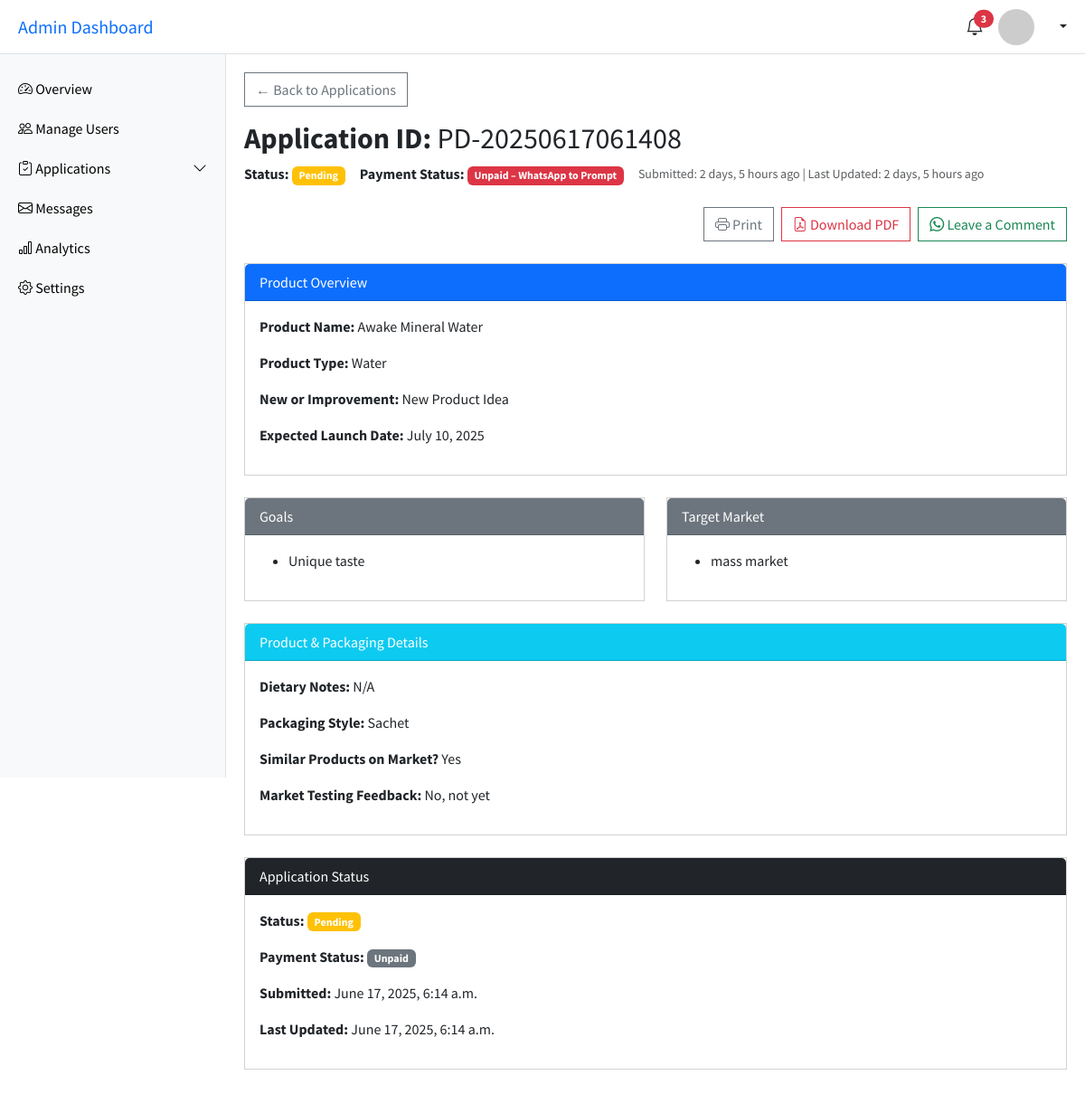
The app's page /dashboard/admin/product-development/application-details/10/ with its own data.
### services/models.py (models this page shows, shortened)
class ProductIntake(models.Model):
    PRODUCT_TYPE_CHOICES = [
        ('new', 'New Product Idea'),
        ('improvement', 'Improvement of Existing Product'),
    ]
    GOALS_CHOICES = [
        ('shelf_life', 'Longer shelf life'),
        ('unique_taste', 'Unique taste'),
        ('healthier', 'Healthier version'),
        ('cost_reduction', 'Cost reduction'),
        ('novel_format', 'Novel format (e.g., instant, ready-to-eat)'),
        ('other', 'Other'),
    ]
    TARGET_MARKET_CHOICES = [
        ('children', 'Children'),
        ('adults', 'Adults'),
        ('vegans', 'Vegans'),
        ('fitness', 'Fitness enthusiasts'),
        ('diabetics', 'Diabetics'),
        ('mass_market', 'Mass market'),
        ('other', 'Other'),
    ]
    PACKAGING_CHOICES = [
        ('sachet', 'Sachet'),
        ('jar', 'Jar/Bottle'),
        ('box', 'Box'),
        ('pouch', 'Stand-up pouch'),
        ('custom', 'Custom'),
    ]
    MARKET_TESTING_CHOICES = [
        ('good', 'Yes, with good results'),
        ('need_more', 'Yes, but need more data'),
        ('not_yet', 'No, not yet'),
        ('planning', 'Planning to do so'),
    ]
    STATUS_CHOICES = [
        ('pending', 'Pending'),
        ('in_review', 'In Review'),
        ('completed_documentation', 'Completed Documentation'),
        ('approved', 'Approved'),
        ('rejected', 'Rejected'),
    ]
    PAYMENT_CHOICES = [
        ('paid', 'Paid'),
        ('unpaid', 'Unpaid'),
    ]
    user = models.ForeignKey(CustomUser, on_delete=models.CASCADE, related_name='product_development')
    product_name = models.CharField(max_length=100, verbose_name='Product Name')
    custom_id = models.CharField(max_length=30, unique=True, blank=True)
    type_of_product = models.CharField(max_length=200, verbose_name='Type of Product')
    is_new_or_improvement = models.CharField(max_length=20, choices=PRODUCT_TYPE_CHOICES, verbose_name='Is this a New Idea or Improvement?')
    goals = models.JSONField(default=list, verbose_name='What is/are your goal(s) for the Product?')
    other_goal = models.CharField(max_length=200, blank=True, verbose_name='Other')
    ingredient_or_dietary_notes = models.TextField(blank=True, verbose_name='Do you have a Preferred Ingredient List or any Dietary Restrictions?')
    target_market = models.JSONField(default=list, verbose_name='Target Market')
    other_target_market = models.CharField(max_length=200, blank=True, verbose_name='Other')
    market_existence = models.CharField(max_length=20, choices=[('yes', 'Yes'), ('no', 'No'), ('not_sure', 'Not Sure')], verbose_name='Are there similar products already on the market?')
    packaging_style = models.JSONField(default=list, verbose_name='What Packaging Style are you envisioning?')
    custom_packaging = models.CharField(max_length=200, blank=True, verbose_name='Custom')
    expected_launch_date = models.DateField(verbose_name='Expected Launch Date')
    market_testing_feedback = models.CharField(max_length=20, choices=MARKET_TESTING_CHOICES, verbose_name='Have you done any Market Testing or Consumer Feedback?')
    application_status = models.CharField(max_length=30, choices=STATUS_CHOICES, verbose_name='Application Status', default='pending')
    payment_status = models.CharField(max_length=10, choices=PAYMENT_CHOICES, default='unpaid')
    submitted_at = models.DateTimeField(auto_now_add=True)
    updated_at = models.DateTimeField(auto_now=True)

### main/views.py (the view)
# urls.py: path('dashboard/admin/product-development/application-details/<int:pk>/', admin_pd_details, name='admin_pd_details'),
def admin_pd_details(request, pk):
    pd_app = get_object_or_404(ProductIntake, pk=pk)
    context = {
        'pd_app': pd_app,
        'GOAL_CHOICES': ProductIntake.GOALS_CHOICES,
        'TARGET_MARKET_CHOICES': ProductIntake.TARGET_MARKET_CHOICES,
        'PACKAGING_CHOICES': ProductIntake.PACKAGING_CHOICES,
        'MARKET_TESTING_CHOICES': ProductIntake.MARKET_TESTING_CHOICES,
    }
    return render(request, 'main/admin-pd-details.html', context)

### services/templatetags/display_tags.py (called while the page is built)
@register.filter
def label_from_choices(value, choices):
    return dict(choices).get(value, value)

### services/templatetags/status_tags.py (called while the page is built)
@register.filter
def status_badge_class(status):
    mapping = {
        'pending': 'warning',
        'in_review': 'primary',
        'completed_documentation': 'secondary',
        'approved': 'success',
        'rejected': 'danger',
    }
    return mapping.get(status.lower(), 'secondary')

@register.filter
def payment_badge_class(status):
    mapping = {
        'paid': 'success',
        'unpaid': 'danger',
    }
    return mapping.get(status.lower(), 'secondary')

### main/templates/main/admin-pd-details.html (shortened to what this page needs)
{% extends "main/admin-base.html" %}
{% load status_tags %}
{% load display_tags %}
{% load humanize %}
{% block content %}
<main class="main-content" id="mainContent">
    <a href="{% url 'admin_pd_home' %}" class="btn btn-outline-secondary mb-3">
      &larr; Back to Applications
    </a>
    <h2 class="mb-2">
      <strong>Application ID:</strong> {{ pd_app.custom_id }}
    </h2>
    <div class="d-flex flex-wrap align-items-center gap-3 mb-4">
      <div>
        <strong>Status:</strong>
        <span
          class="badge bg-{{ pd_app.application_status|status_badge_class }}"
        >
          {{ pd_app.get_application_status_display|title }}
        </span>
      </div>
      <div>
        <strong>Payment Status:</strong>
        {% if pd_app.payment_status == 'unpaid' %}
        <a
        href="https://wa.me/{{ pd_app.user.whatsapp_number|default:pd_app.user.phone_number }}?text=Hello%2C%20{{ pd_app.user.first_name }}.%20This%20is%20a%20reminder%20that%20payment%20for%20your%20product%20development%20application%20(ID%3A%20{{ pd_app.custom_id }})%20submitted%20to%20PFS%20{{ pd_app.submitted_at|naturaltime }}%20is%20still%20pending.%20Kindly%20make%20payment%20to%20proceed.%20Thank%20you."
        target="_blank"
        class="badge bg-danger text-decoration-none"
        >
        Unpaid – WhatsApp to Prompt
        </a>
        {% else %}
        <span class="badge bg-success">Paid</span>
        {% endif %}
      </div>
      <div class="text-muted small">
        Submitted: {{ pd_app.submitted_at|naturaltime }} | Last Updated: {{ pd_app.updated_at|naturaltime }}
      </div>
    </div>
    <div class="d-flex justify-content-end gap-2 mb-4 no-print">
        <button onclick="window.print()" class="btn btn-outline-secondary">
            <i class="bi bi-printer"></i> Print
        </button>
        <a href="{% url 'download_pd_pdf' pd_app.pk %}" class="btn btn-outline-danger">
            <i class="bi bi-file-earmark-pdf"></i> Download PDF
        </a>
        <a href="https://wa.me/{{ pd_app.user.whatsapp_number|default:pd_app.user.phone_number }}?text=Hello%2C%20{{ pd_app.user.first_name }}.%20My%20name%20is%20{{ request.user.first_name|default:request.user.username }}.%20I%20have%20a%20comment%20concerning%20your%20product%20development%20application%20(ID%3A%20{{ pd_app.custom_id }})%20submitted%20to%20PFS%20{{ pd_app.submitted_at|naturaltime }}."
  target="_blank" class="btn btn-outline-success">
            <i class="bi bi-whatsapp"></i> Leave a Comment
        </a>
    </div>
    <div class="card mb-4">
      <div class="card-header bg-primary text-white">Product Overview</div>
      <div class="card-body">
        <p><strong>Product Name:</strong> {{ pd_app.product_name }}</p>
        <p><strong>Product Type:</strong> {{ pd_app.type_of_product }}</p>
        <p>
          <strong>New or Improvement:</strong> {{ pd_app.get_is_new_or_improvement_display }}
        </p>
        <p>
          <strong>Expected Launch Date:</strong> {{ pd_app.expected_launch_date }}
        </p>
      </div>
    </div>
    <div class="row mb-4">
      <div class="col-md-6">
        <div class="card">
          <div class="card-header bg-secondary text-white">Goals</div>
          <div class="card-body">
            <ul>
              {% for goal in pd_app.goals %}
              <li>{{ goal|label_from_choices:GOAL_CHOICES }}</li>
              {% endfor %}
            </ul>
          </div>
        </div>
      </div>
      <div class="col-md-6">
        <div class="card">
          <div class="card-header bg-secondary text-white">Target Market</div>
          <div class="card-body">
            <ul>
              {% for market in pd_app.target_market %}
              <li>{{ market|label_from_choices:TARGET_MARKET_CHOICES }}</li>
              {% endfor %}
            </ul>
          </div>
        </div>
      </div>
    </div>
    <div class="card mb-4">
      <div class="card-header bg-info text-white">
        Product &amp; Packaging Details
      </div>
      <div class="card-body">
        <p>
          <strong>Dietary Notes:</strong> {{ pd_app.ingredient_or_dietary_notes }}
        </p>
        <p>
          <strong>Packaging Style:</strong>
          {% for pack_style in pd_app.packaging_style %}
            {{ pack_style|label_from_choices:PACKAGING_CHOICES }}
          {% endfor %}
        </p>
        <p>
          <strong>Similar Products on Market?</strong> {{ pd_app.get_market_existence_display }}
        </p>
        <p>
          <strong>Market Testing Feedback:</strong> {{ pd_app.get_market_testing_feedback_display }}
        </p>
      </div>
    </div>
    <div class="card mb-4">
      <div class="card-header bg-dark text-white">Application Status</div>
      <div class="card-body">
        <p>
          <strong>Status:</strong>
          <span
            class="badge bg-{{ pd_app.application_status|status_badge_class }}"
          >
            {{ pd_app.get_application_status_display|title }}
          </span>
        </p>
        <p>
          <strong>Payment Status:</strong>
          <span class="badge bg-{{ app.payment_status|payment_badge_class }}">
            {{ pd_app.get_payment_status_display|title }}
          </span>
        </p>
        <p><strong>Submitted:</strong> {{ pd_app.submitted_at }}</p>
        <p><strong>Last Updated:</strong> {{ pd_app.updated_at }}</p>
      </div>
    </div>
</main>
{% endblock content %}

### main/templates/main/admin-base.html (style rules this page uses)
body { font-family: 'Source Sans Pro', sans-serif; }
.main-content { margin-left: 250px; padding: 80px 20px 20px; transition: margin-left 0.3s; }
.btn, .card { border-radius: 0 !important; box-shadow: none !important; transition: background-color 0.3s, color 0.3s; }

### records on screen
ProductIntake: custom_id "PD-20250617061408", application_status "Pending", submitted_at "2 days, 5 hours ago", updated_at "2 days, 5 hours ago", product_name "Awake Mineral Water", type_of_product "Water", is_new_or_improvement "New Product Idea", expected_launch_date "July 10, 2025", ingredient_or_dietary_notes "N/A", market_existence "Yes", market_testing_feedback "No, not yet", payment_status "Unpaid", submitted_at "June 17, 2025, 6:14 a.m.", updated_at "June 17, 2025, 6:14 a.m."

### other values on screen
{{ goal|label_from_choices:GOAL_CHOICES }} "Unique taste"
{{ market|label_from_choices:TARGET_MARKET_CHOICES }} "mass market"
{{ pack_style|label_from_choices:PACKAGING_CHOICES }} "Sachet"
